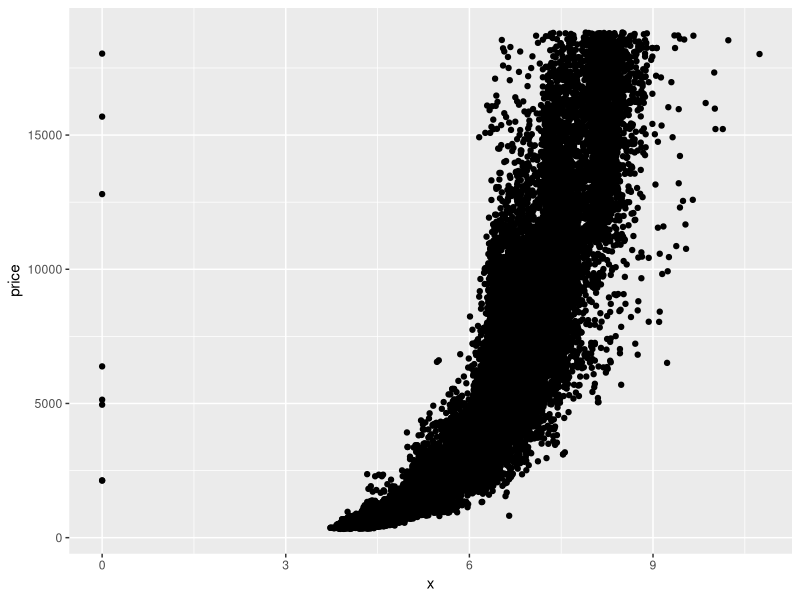
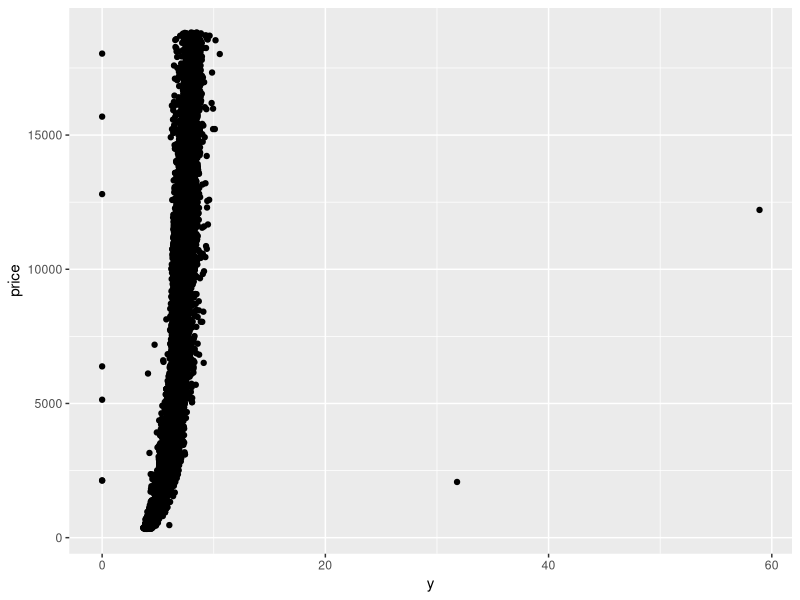
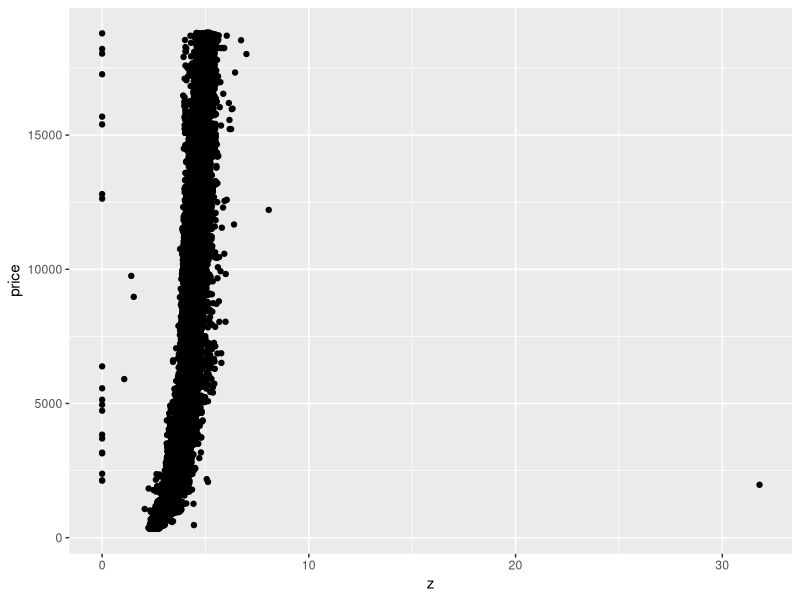
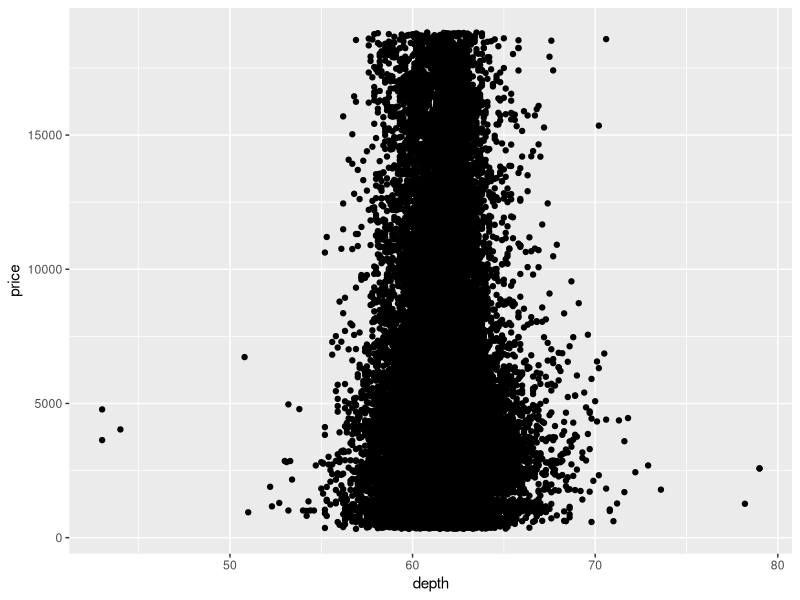
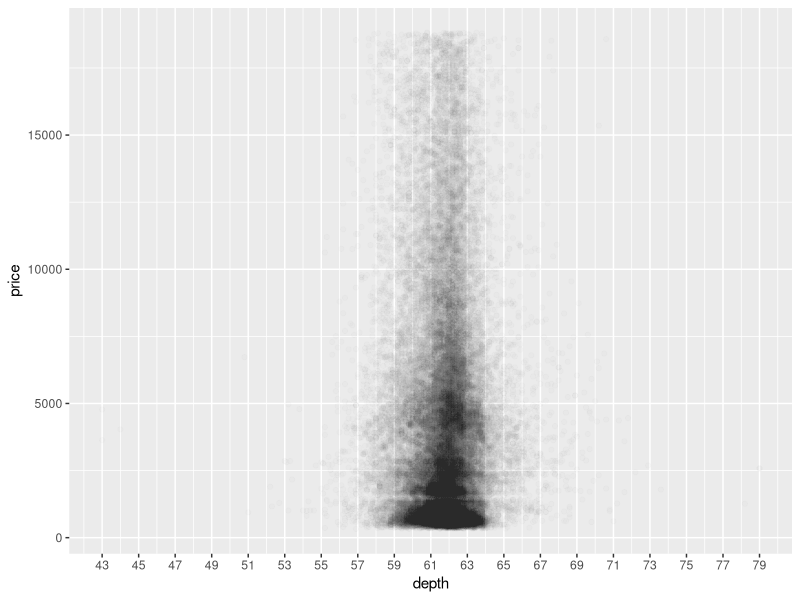
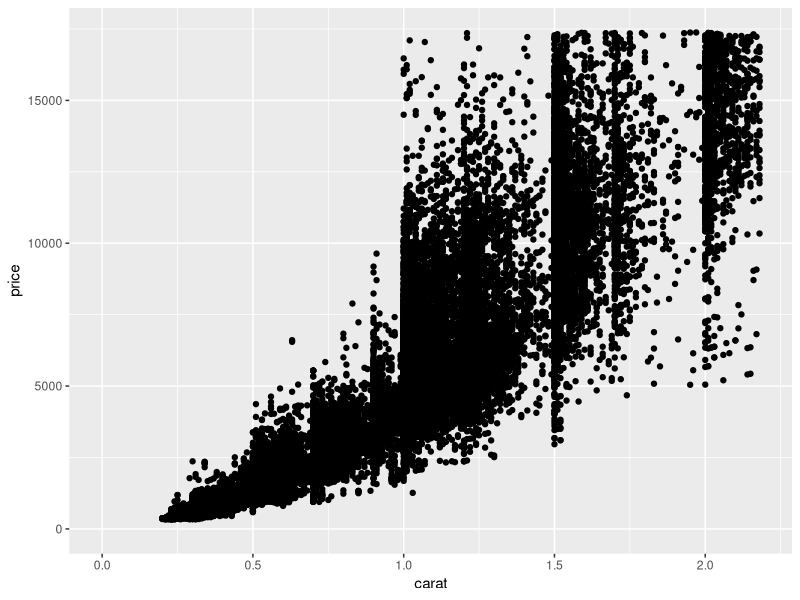
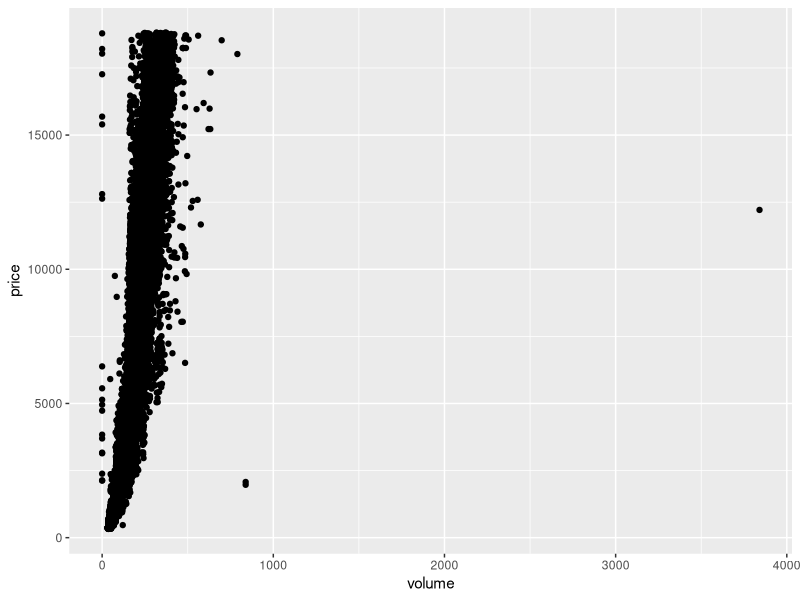
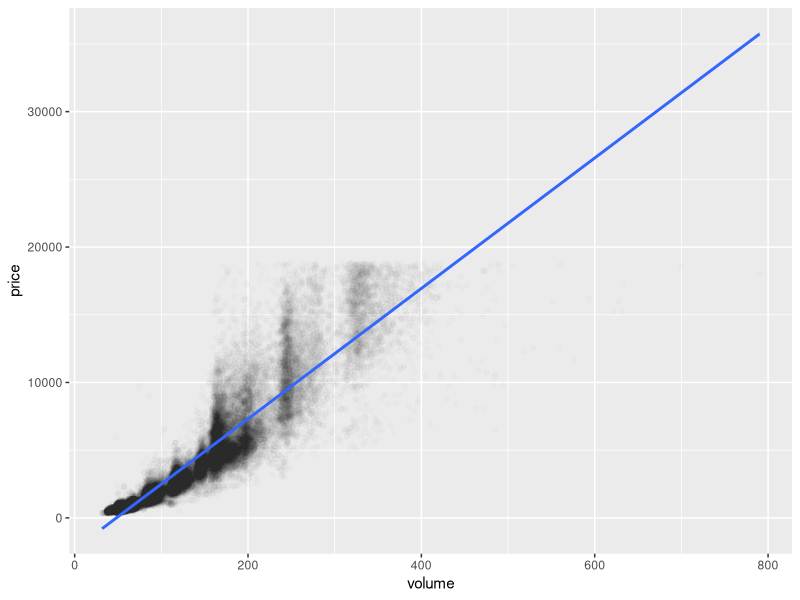

R code for these plots, in order:
## ---- chunk 1
library(ggplot2)
data('diamonds')
summary(diamonds)
## ---- chunk 2
ggplot(data = diamonds, aes(x = x, y = price)) + geom_point()
ggplot(data = diamonds, aes(x = y, y = price)) + geom_point()
ggplot(data = diamonds, aes(x = z, y = price)) + geom_point()
## ---- chunk 3
cor.test(diamonds$price, diamonds$x)
cor.test(diamonds$price, diamonds$y)
cor.test(diamonds$price, diamonds$z)

## ---- chunk 4
ggplot(data = diamonds, aes(x = depth, y = price)) + geom_point()

## ---- chunk 5
# Change the code to make the transparency of the
# points to be 1/100 of what they are now and mark
# the x-axis every 2 units. See the instructor notes
# for two hints.
ggplot(data = diamonds, aes(x = depth, y = price)) + geom_point(alpha = 1/100) + scale_x_continuous(breaks = seq(min(diamonds$depth), max(diamonds$depth),2))

#correlation of depth vs price
cor.test(diamonds$price, diamonds$depth)
## ---- chunk 6
# Create a scatterplot of price vs carat
# and omit the top 1% of price and carat
# values.
ggplot(data = diamonds, aes(x = carat, y = price)) + geom_point() + ylim(0, quantile(diamonds$price, 0.99)) + xlim(0, quantile(diamonds$carat, 0.99))

## ---- chunk 7
# Create a scatterplot of price vs. volume (x * y * z).
# This is a very rough approximation for a diamond's volume.
diamonds$volume <- diamonds$x*diamonds$y*diamonds$z

ggplot(data = diamonds, aes(x = volume, y = price)) + geom_point()

with(subset(diamonds, volume <800 & volume != 0), cor.test(price, volume))

# Subset the data to exclude diamonds with a volume
# greater than or equal to 800. Also, exclude diamonds
# with a volume of 0. Adjust the transparency of the
# points and add a linear model to the plot. (See the
# Instructor Notes or look up the documentation of
# geom_smooth() for more details about smoothers.)
ggplot(data = subset(diamonds, volume <800 & volume != 0), aes(x = volume, y = price)) + geom_point(alpha = 1/100) + geom_smooth(formula = y~x, method = glm)

## ---- chunk 8
# Use the function dplyr package
# to create a new data frame containing
# info on diamonds by clarity.

# Name the data frame diamondsByClarity

# The data frame should contain the following
# variables in this order.

#       (1) mean_price
#       (2) median_price
#       (3) min_price
#       (4) max_price
#       (5) n

# where n is the number of diamonds in each
# level of clarity.
library(dplyr)


diamondsByClarity = diamonds %>%
  group_by(clarity) %>%
  summarise(mean_price = mean(price),
            median_price = median(price),
            min_price = min(price),
            max_price = max(price),
            n = n()) %>%
  arrange(clarity)

## ---- chunk 9

# We've created summary data frames with the mean price
# by clarity and color. You can run the code in R to
# verify what data is in the variables diamonds_mp_by_clarity
# and diamonds_mp_by_color.

# Your task is to write additional code to create two bar plots
# on one output image using the grid.arrange() function from the package
# gridExtra.

# This assignment is not graded and
# will be marked as correct when you submit.

# See the Instructor Notes for more info on bar charts
# and for a hint on this task.

# DO NOT DELETE THE LINES OF CODE BELOW
# ===================================================================
#data(diamonds)
#library(dplyr)

diamonds_by_clarity <- group_by(diamonds, clarity)
diamonds_mp_by_clarity <- summarise(diamonds_by_clarity, mean_price = mean(price))

diamonds_by_color <- group_by(diamonds, color)
diamonds_mp_by_color <- summarise(diamonds_by_color, mean_price = mean(price))

p1 = ggplot(data = diamonds, aes(x = clarity, y = price)) + geom_boxplot()
p2 = ggplot(data = diamonds, aes(x = color, y = price)) + geom_boxplot()
library(gridExtra)
grid.arrange(p1,p2,ncol=1)

#Mean price tends to decrease as clarity improves. The same can be said for color.
